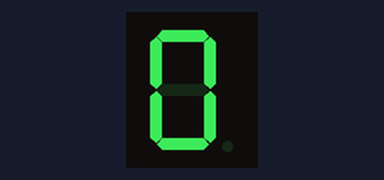
Bench run of a sketch on a simulated Arduino Uno, built with avr-gcc and run on an emulated ATmega328P. On the bench: 1-digit seven-segment display.

Above: at 0.1 s.
At 1.1 s:
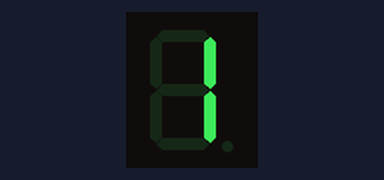
At 2.1 s:
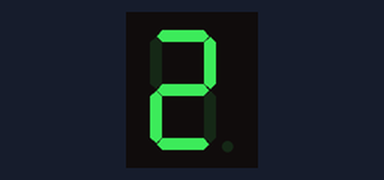
At 4.1 s:
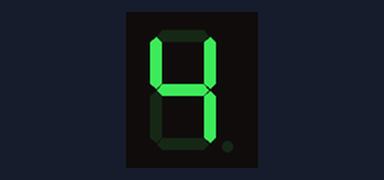
At 6.1 s:
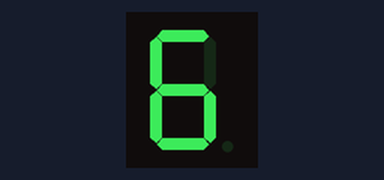
At 9.1 s:
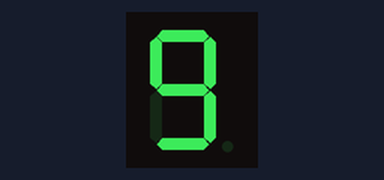

The sketch:

Seven_Seg_Display_Functions.ino
```cpp
  #include <SevenSeg.h>

SevenSeg disp(2,3,4,5,6,7,8); // ABCDEFG
const int button = 12, button1 = 11;
int button_state = 0, button_state1 = 0, counter = 0, second = 0;
unsigned long timer = 0;

void setup(){
    pinMode(2, OUTPUT);
    pinMode(3, OUTPUT);
    pinMode(4, OUTPUT);
    pinMode(5, OUTPUT);
    pinMode(6, OUTPUT);
    pinMode(7, OUTPUT);
    pinMode(8, OUTPUT);
    pinMode(button, INPUT );

    const int digit_num = 1;
    int digits[digit_num] = { 9 };
    disp.setDigitPins(digit_num,digits);
}

void button_counter(){
    disp.write( counter );

    button_state = digitalRead( button );
    if( button_state == HIGH ){
        //delay( 10 );
        counter ++;
        Serial.println( counter );

        while( button_state == HIGH ){
            button_state = digitalRead( button );
        }
        //delay( 10 );
        if( counter > 9 )
           counter = 0 ;
        disp.write( counter );
     }

     button_state1 = digitalRead( button1 );
     if( button_state1 == HIGH ){
         //delay( 10 );
         counter--;
         Serial.println( counter );

         while( button_state1 == HIGH ){
             button_state1 = digitalRead( button1 );
         }
         //delay( 10 );
         if( counter < 0 )
            counter = 0 ;
         disp.write( counter );
     }
}

void timer_function( ){
    if( millis() - timer > 1000 ){
        second++;
        timer = millis();
    if( second > 9 )
        second = 0;
    }
    disp.write( second );
}

void loop(){
    timer_function();
    //button_counter();
}
```

Measured:
- by itself, everything shown: repeats every 10.1 s, in 10 steps
- what the display in image 1 shows lasts 1.0 s, from 1.0 s to 2.0 s
